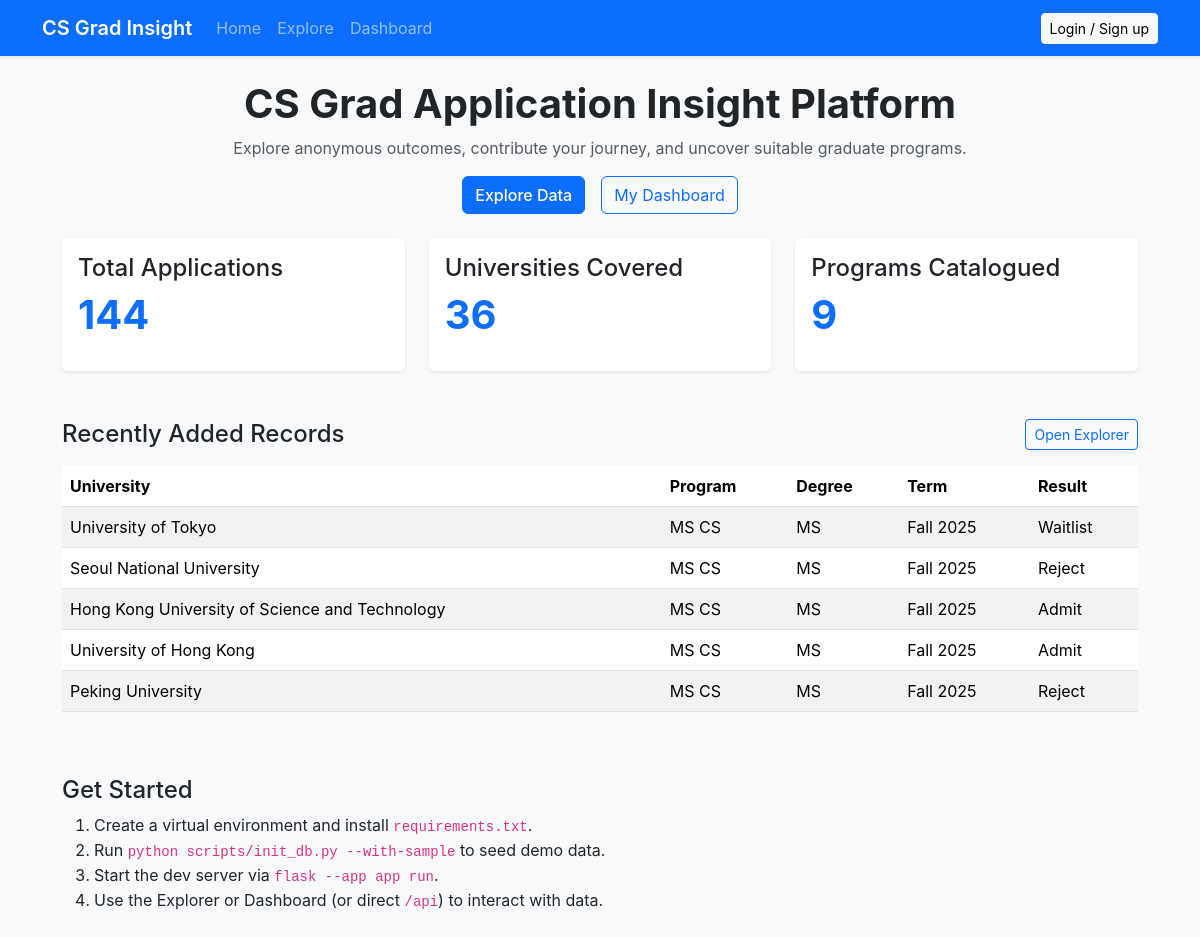
Before: / with the older database file.
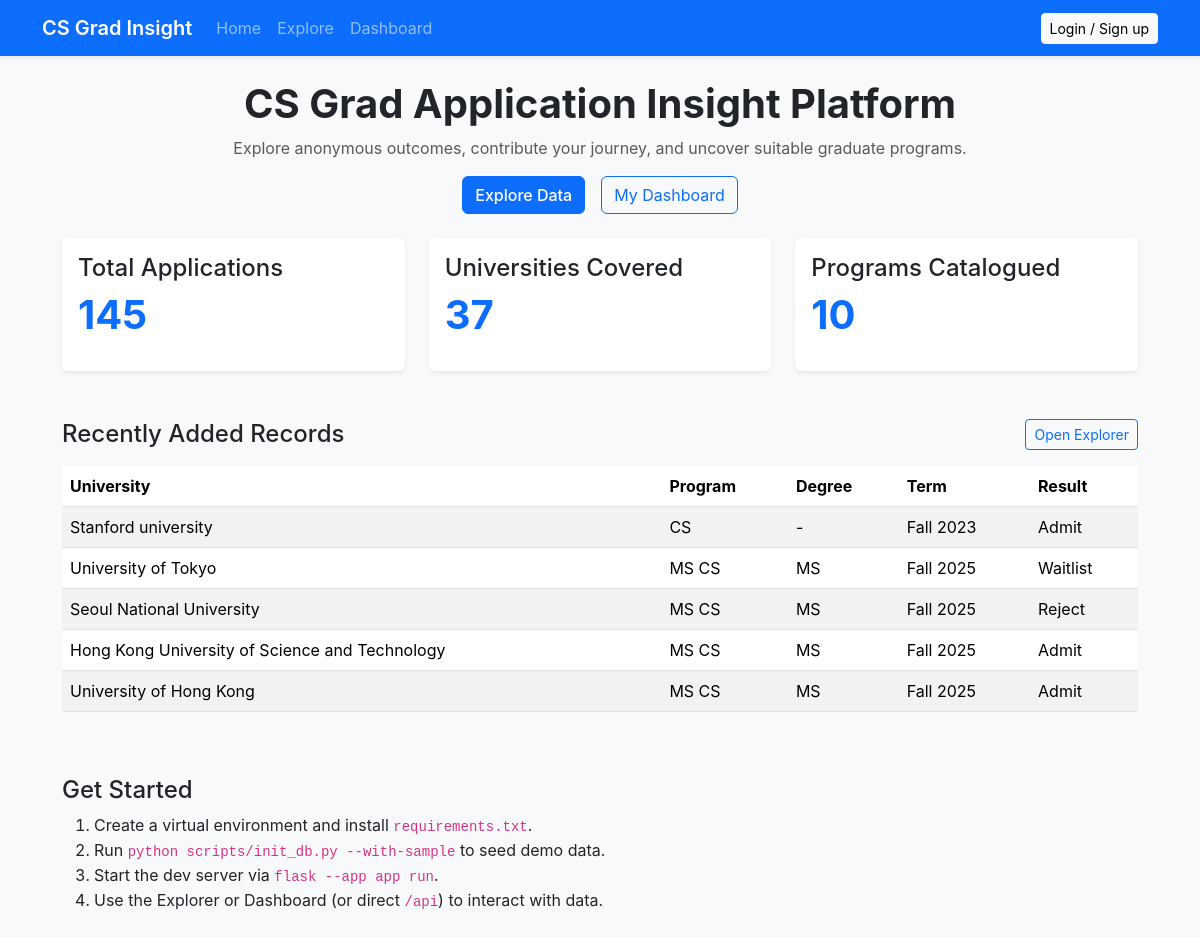
After: the same page with the newer database file.
### app.py (models this page shows, shortened)
class TimestampMixin:
    created_at = db.Column(db.DateTime, default=datetime.utcnow)
    updated_at = db.Column(
        db.DateTime, default=datetime.utcnow, onupdate=datetime.utcnow
    )

class ApplicationRecord(TimestampMixin, db.Model):
    __tablename__ = "application_records"
    id = db.Column(db.Integer, primary_key=True)
    user_id = db.Column(db.Integer, db.ForeignKey("users.id"), nullable=False)
    university = db.Column(db.String(120), nullable=False)
    program = db.Column(db.String(120), nullable=False)
    country = db.Column(db.String(80))
    degree = db.Column(db.String(32))
    term = db.Column(db.String(32))
    result = db.Column(db.String(32), nullable=False)
    funding = db.Column(db.String(120))
    notes = db.Column(db.Text)
    gpa = db.Column(db.Float)
    gpa_scale = db.Column(db.Float)
    gre_total = db.Column(db.Integer)
    research_experience = db.Column(db.Boolean, default=False)
    internship_experience = db.Column(db.Boolean, default=False)
    recommendation_strength = db.Column(db.String(32))
    user = db.relationship("User", back_populates="applications")
    def to_public_dict(self) -> Dict[str, Any]:
        return {
            "id": self.id,
            "university": self.university,
            "program": self.program,
            "country": self.country,
            "degree": self.degree,
            "term": self.term,
            "result": self.result,
            "funding": self.funding,
            "gpa": self.gpa,
            "gpa_scale": self.gpa_scale,
            "gre_total": self.gre_total,
            "research_experience": self.research_experience,
            "internship_experience": self.internship_experience,
            "recommendation_strength": self.recommendation_strength,
            "created_at": self.created_at.isoformat() if self.created_at else None,
        }

### app.py (the view)
    @app.route("/")
    def home():
        stats = get_public_stats()
        return render_template("index.html", stats=stats)

### app.py (called while the page is built)
def get_current_user() -> Optional[User]:
    user_id = session.get("user_id")
    if not user_id:
        return None
    return db.session.get(User, user_id)

def get_public_stats() -> Dict[str, Any]:
    total_applications = ApplicationRecord.query.count()
    university_count = db.session.query(ApplicationRecord.university).distinct().count()
    program_count = db.session.query(ApplicationRecord.program).distinct().count()
    recent = (
        ApplicationRecord.query.order_by(ApplicationRecord.created_at.desc())
        .limit(5)
        .all()
    )
    return {
        "total_applications": total_applications,
        "universities": university_count,
        "programs": program_count,
        "recent_applications": [record.to_public_dict() for record in recent],
    }

### templates/index.html (shortened to what this page needs)
{% extends "base.html" %}
{% block content %}
<header class="mb-4 text-center">
  <h1 class="fw-bold">CS Grad Application Insight Platform</h1>
  <p class="text-muted">
    Explore anonymous outcomes, contribute your journey, and uncover suitable graduate programs.
  </p>
  <div class="d-flex justify-content-center gap-3 flex-wrap">
    <a class="btn btn-primary" href="{{ url_for('explore_page') }}">Explore Data</a>
    <a class="btn btn-outline-primary" href="{{ url_for('dashboard_page') }}">My Dashboard</a>
  </div>
</header>
<section class="row g-4 mb-5">
  <div class="col-md-4">
    <div class="card shadow-sm h-100">
      <div class="card-body">
        <h4>Total Applications</h4>
        <p class="display-6">{{ stats.total_applications }}</p>
      </div>
    </div>
  </div>
  <div class="col-md-4">
    <div class="card shadow-sm h-100">
      <div class="card-body">
        <h4>Universities Covered</h4>
        <p class="display-6">{{ stats.universities }}</p>
      </div>
    </div>
  </div>
  <div class="col-md-4">
    <div class="card shadow-sm h-100">
      <div class="card-body">
        <h4>Programs Catalogued</h4>
        <p class="display-6">{{ stats.programs }}</p>
      </div>
    </div>
  </div>
</section>
<section class="mb-5">
  <div class="d-flex justify-content-between align-items-center mb-3 flex-wrap gap-3">
    <h2 class="h4 m-0">Recently Added Records</h2>
    <a href="{{ url_for('explore_page') }}" class="btn btn-sm btn-outline-primary">Open Explorer</a>
  </div>
  {% if stats.recent_applications %}
  <div class="table-responsive">
    <table class="table table-striped">
      <thead>
        <tr>
          <th>University</th>
          <th>Program</th>
          <th>Degree</th>
          <th>Term</th>
          <th>Result</th>
        </tr>
      </thead>
      <tbody>
        {% for app in stats.recent_applications %}
        <tr>
          <td>{{ app.university }}</td>
          <td>{{ app.program }}</td>
          <td>{{ app.degree or '-' }}</td>
          <td>{{ app.term or '-' }}</td>
          <td>{{ app.result }}</td>
        </tr>
        {% endfor %}
      </tbody>
    </table>
  </div>
  {% else %}
  <p class="text-muted">No public data yet. Be the first to contribute!</p>
  {% endif %}
</section>
<section>
  <h2 class="h4">Get Started</h2>
  <ol>
    <li>Create a virtual environment and install <code>requirements.txt</code>.</li>
    <li>Run <code>python scripts/init_db.py --with-sample</code> to seed demo data.</li>
    <li>Start the dev server via <code>flask --app app run</code>.</li>
    <li>Use the Explorer or Dashboard (or direct <code>/api</code>) to interact with data.</li>
  </ol>
</section>
{% endblock %}

### templates/base.html (shortened to what this page needs)
<!DOCTYPE html>
<html lang="en">
  <head>
    <link
      rel="stylesheet"
      href="https://cdn.jsdelivr.net/npm/bootstrap@5.3.3/dist/css/bootstrap.min.css"
    />
    <link
      rel="stylesheet"
      href="{{ url_for('static', filename='css/main.css') }}"
    />
  </head>
  <body class="bg-light">
    <nav class="navbar navbar-expand-lg navbar-dark bg-primary">
      <div class="container">
        <a class="navbar-brand fw-semibold" href="{{ url_for('home') }}">
          CS Grad Insight
        </a>
        <div class="collapse navbar-collapse" id="mainNav">
          <ul class="navbar-nav me-auto mb-2 mb-lg-0">
            <li class="nav-item">
              <a class="nav-link" href="{{ url_for('home') }}">Home</a>
            </li>
            <li class="nav-item">
              <a class="nav-link" href="{{ url_for('explore_page') }}">Explore</a>
            </li>
            <li class="nav-item">
              <a class="nav-link" href="{{ url_for('dashboard_page') }}">Dashboard</a>
            </li>
          </ul>
          <div class="d-flex align-items-center gap-2">
            {% if current_user %}
            <span class="text-white-50 small">{{ current_user.email }}</span>
            <button class="btn btn-outline-light btn-sm" data-logout>
              Logout
            </button>
            {% else %}
            <a class="btn btn-light btn-sm" href="{{ url_for('auth_page') }}">
              Login / Sign up
            </a>
            {% endif %}
          </div>
        </div>
      </div>
    </nav>
    <main class="container py-4">
      {% block content %}{% endblock %}
    </main>
  </body>
</html>

### static/css/main.css (style rules this page uses)
:root { --primary-color: #0d6efd; --success-color: #198754; --warning-color: #ffc107; --danger-color: #dc3545; --light-bg: #f8f9fa; }
* { transition: background-color 0.2s ease, color 0.2s ease; }
html, body { height: 100%; }
body { min-height: 100vh; display: flex; flex-direction: column; background-color: #fff; font-family: -apple-system, BlinkMacSystemFont, 'Segoe UI', Roboto, 'Helvetica Neue', Arial, sans-serif; }
nav.navbar { box-shadow: 0 0.125rem 0.25rem rgba(0, 0, 0, 0.075); }
main.container { max-width: 1100px; flex: 1; }
.card { border: none; transition: box-shadow 0.3s ease; }
.card.shadow-sm { border: none; }
.table-responsive { overflow-y: auto; }
.table tbody tr { transition: background-color 0.15s ease; }
.btn { transition: all 0.2s ease; }
.btn-primary, .btn-success, .btn-danger, .btn-warning { font-weight: 500; }
.display-6 { font-weight: 700; color: var(--primary-color); }

Changed rows visible on the page:
no longer on this page (row unchanged): ApplicationRecord: university "Peking University", program "MS CS", degree "MS", term "Fall 2025", result "Reject"
added ApplicationRecord: university "Stanford university", program "CS", degree "-", term "Fall 2023", result "Admit"
Other visible differences:
{{ stats.total_applications }}: "144" → "145"
{{ stats.universities }}: "36" → "37"
{{ stats.programs }}: "9" → "10"
